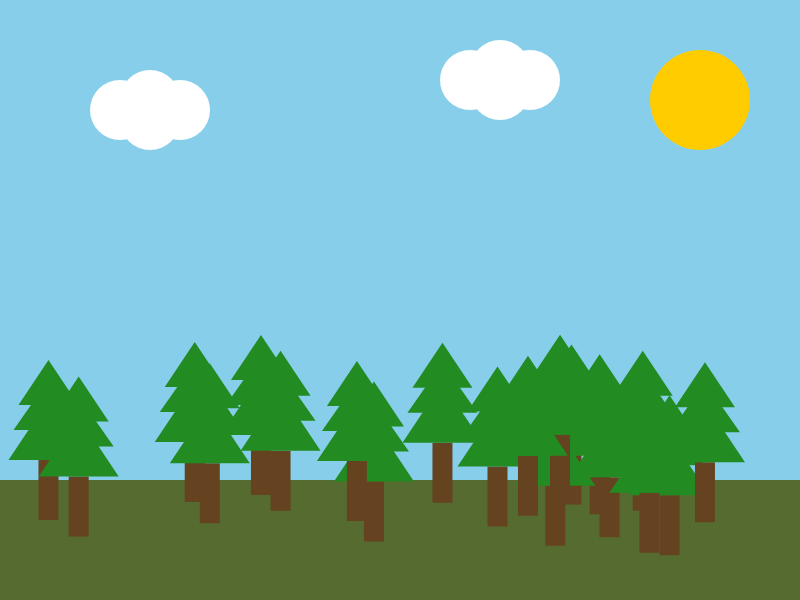
Frame 1 (no input)
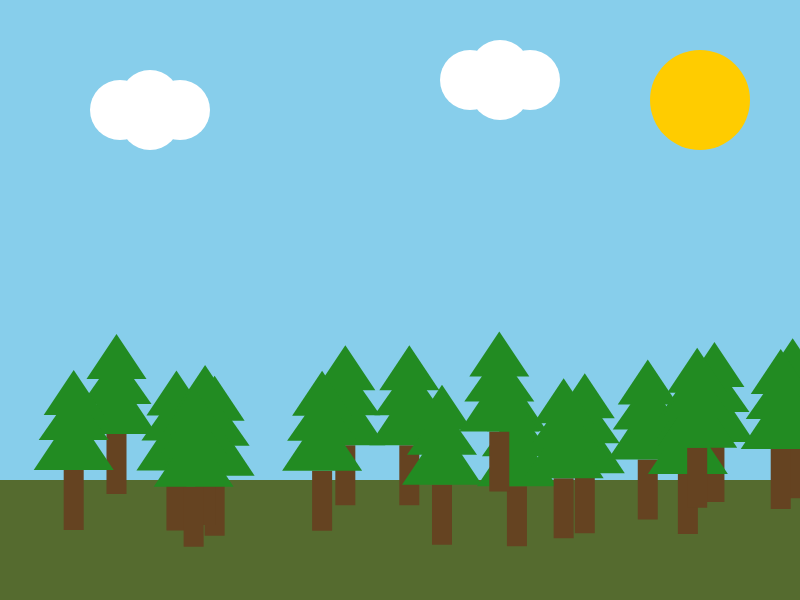
Frame 60 (no input)
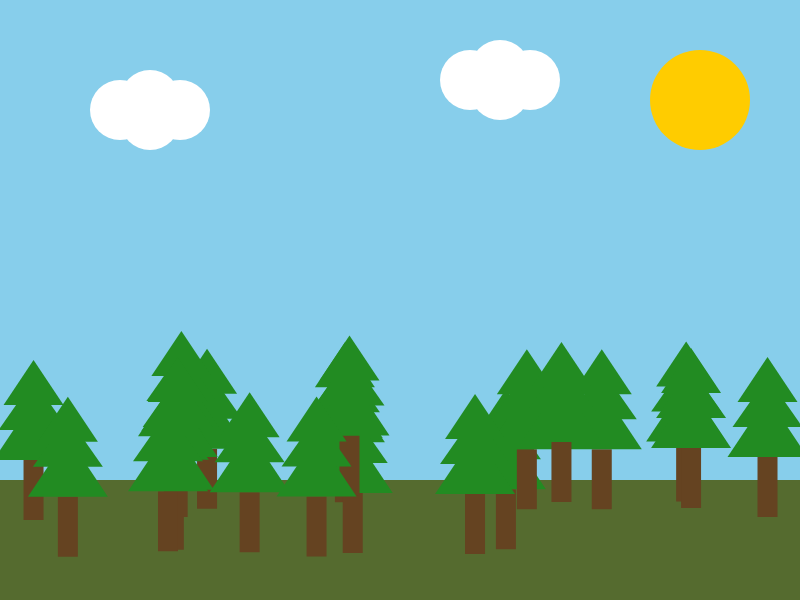
Frame 120 (the mouse pressed at the canvas centre since frame 60)

The p5.js sketch that drew these frames (run headless with seeded random() and noise() and a simulated clock; from frame 60 on, the mouse is pressed at the canvas centre):

// p5.js sketch
// ── sketch.js
function setup() {
  createCanvas(800, 600);
}

function draw() {
  background(135, 206, 235); //Sky
  drawSun();
  drawCloud(150, 100);
  drawCloud(500, 70);
  drawGround();

  for (let i = 0; i < 20; i++) {
    let x = random(width);
    let y = random(height - 170, height - 100);
    drawTree(x, y);
  }
}

function drawGround() {
  noStroke();
  fill(85, 107, 47); //Ground
  rect(0, height - 120, width, 120);
}

function drawTree(x, y) {
  //Trunk
  fill(101, 67, 33);
  rect(x - 10, y, 20, 60);

  //Tree leafs
  fill(34, 139, 34);
  triangle(x - 40, y, x, y - 60, x + 40, y);
  triangle(x - 35, y - 30, x, y - 80, x + 35, y - 30);
  triangle(x - 30, y - 55, x, y - 100, x + 30, y - 55);
}

function drawSun() {
  fill(255, 204, 0);
  noStroke();
  ellipse(700, 100, 100, 100);
}

function drawCloud(x, y) {
  fill(255);
  noStroke();
  ellipse(x, y, 60, 60);
  ellipse(x + 30, y + 10, 60, 60);
  ellipse(x - 30, y + 10, 60, 60);
  ellipse(x, y + 20, 60, 60);
}
